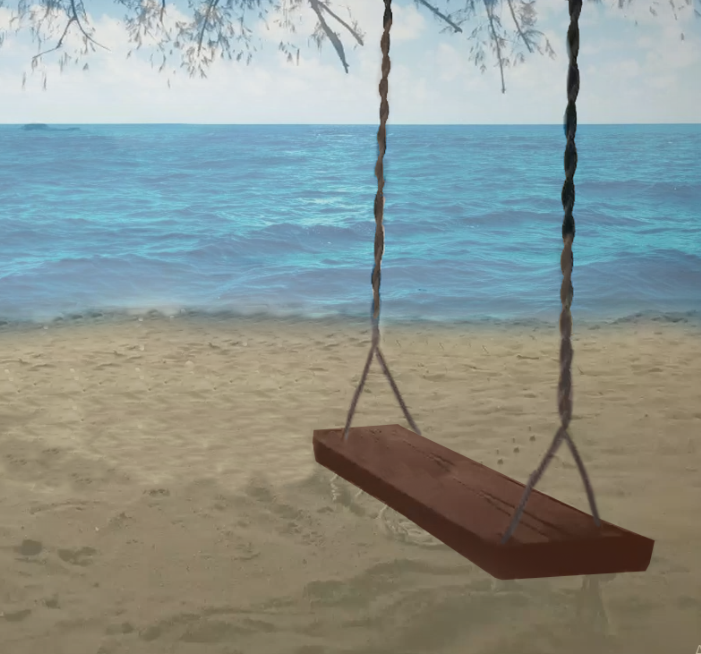
#> input picture Activity/Swing.png, 701 x 654 px
$ python Activity_1-3.py
#> lines starting #> are read from the running program, lines starting #| are printed output that depends on the picture
import cv2 as cv
import numpy as np
import math
from matplotlib import pyplot as plt

img_8 = cv.imread('Swing.png', cv.IMREAD_GRAYSCALE)
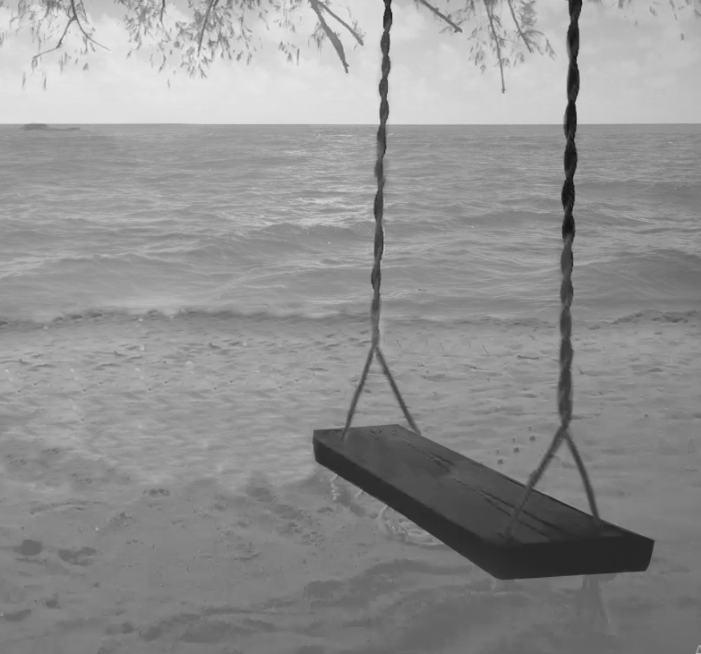
#> img_8: shape (654, 701); min 10, max 234, mean 145.4

img_h = img_8.shape[0]
#> img_h = 654
img_w = img_8.shape[1]
#> img_w = 701

img_4 = np.asarray([[0]*img_w]*img_h, np.uint8)

bit_depth = 4;
Qlevel = 2**bit_depth;

for h in range(img_h) :
    for w in range(img_w) :
        img_4[h][w] = math.floor(((float(img_8[h][w]))/(float(255))) * Qlevel)
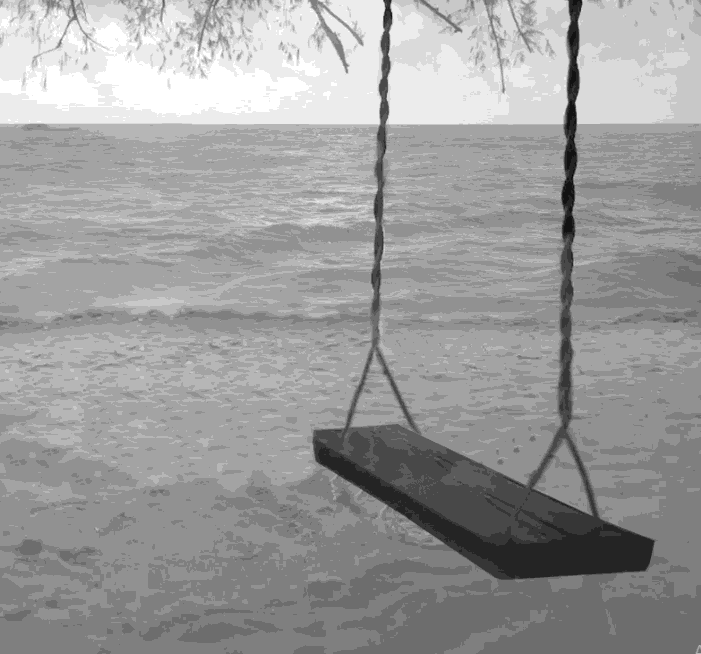
#> img_4: shape (654, 701); min 0, max 14, mean 8.61; drawn with min black and max white

plt.subplot(121),plt.imshow(img_8, cmap = 'gray')
plt.title('8')
plt.subplot(122),plt.imshow(img_4, cmap = 'gray')
plt.title('4')

plt.tight_layout()
plt.show()
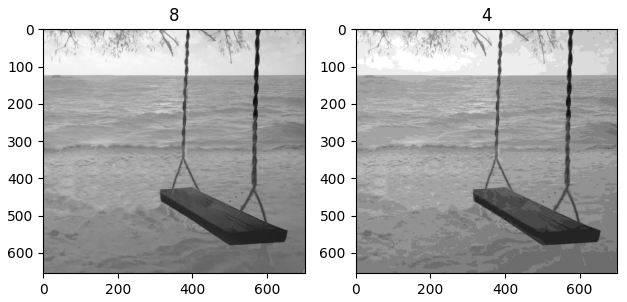
#> figure drawn by matplotlib, 2 panels

$ run again, with Activity/canyon.png copied over Activity/Swing.png
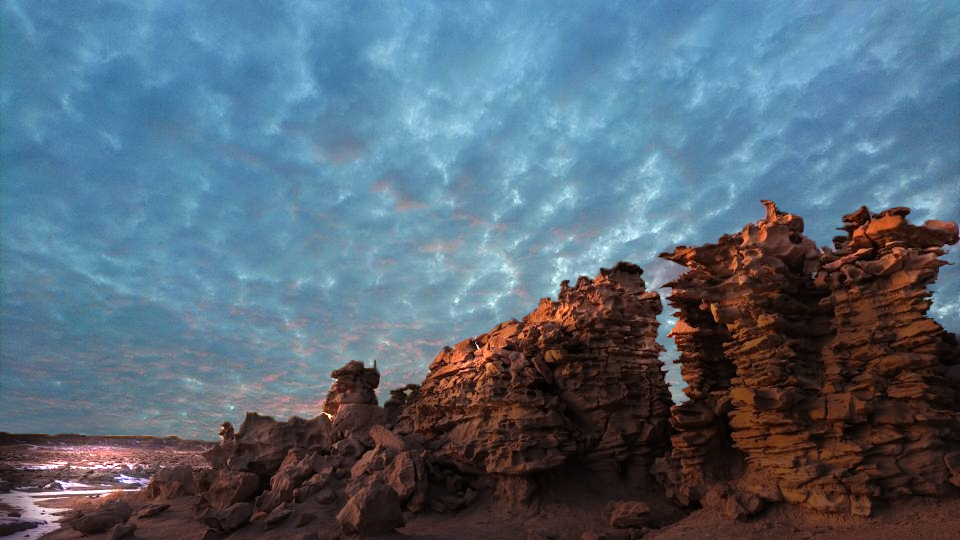
#> input picture Activity/canyon.png, 960 x 540 px
#> `img_8 = cv.imread('Swing.png', cv.IMREAD_GRAYSCALE)`:
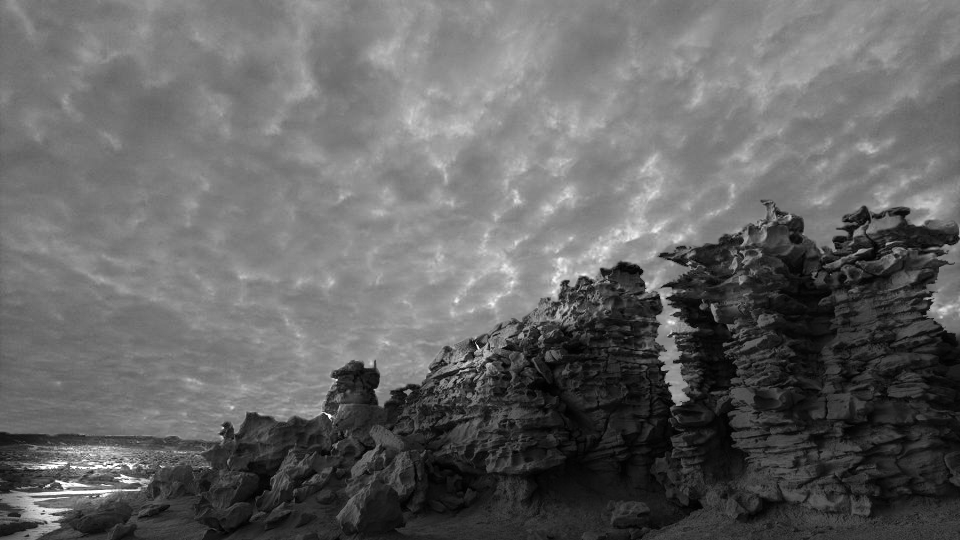
#> img_8: shape (540, 960); min 0, max 255, mean 100.3
#> `plt.show()`:
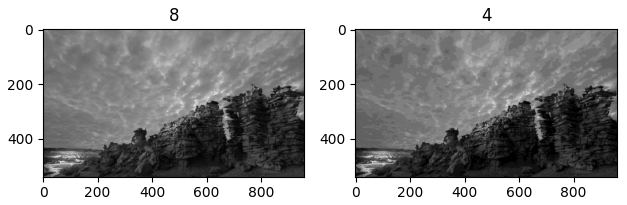
#> figure drawn by matplotlib, 2 panels

$ run again, with Activity/canyon_0.png copied over Activity/Swing.png
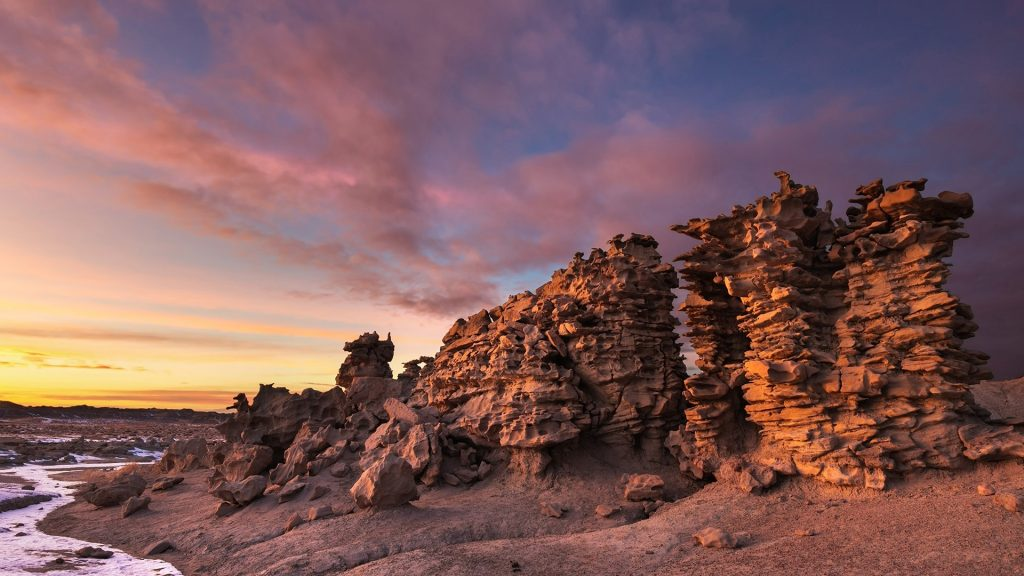
#> input picture Activity/canyon_0.png, 1024 x 576 px
#> `img_8 = cv.imread('Swing.png', cv.IMREAD_GRAYSCALE)`:
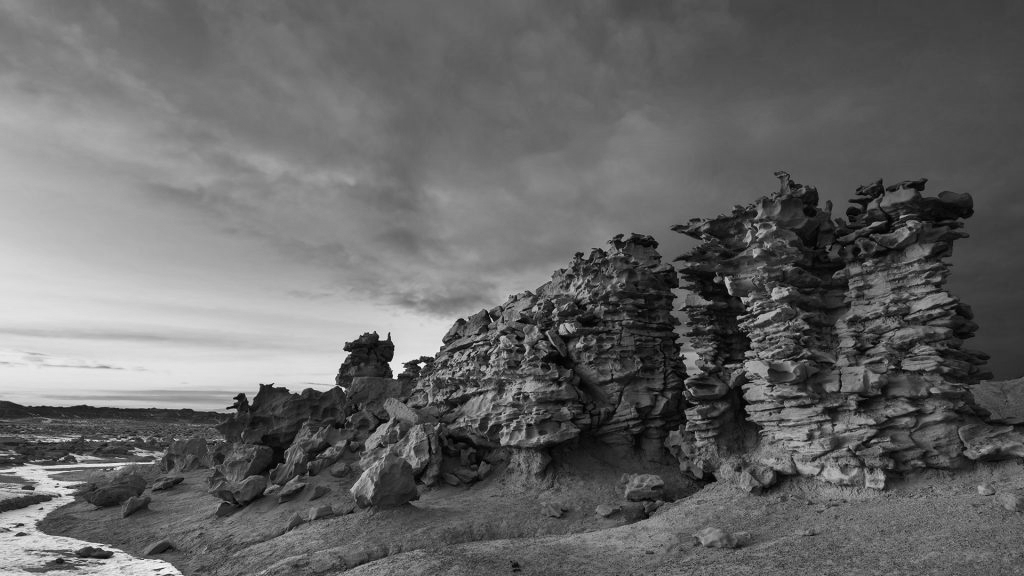
#> img_8: shape (576, 1024); min 0, max 250, mean 102.7
#> `plt.show()`:
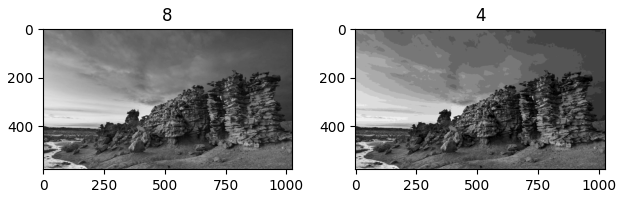
#> figure drawn by matplotlib, 2 panels

$ run again, with Activity/sea.png copied over Activity/Swing.png
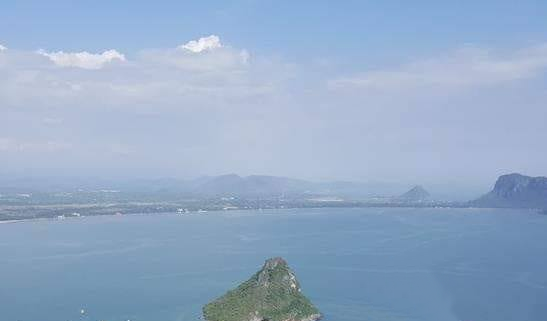
#> input picture Activity/sea.png, 547 x 321 px
#> after the loop `for h in range(img_h) :`:
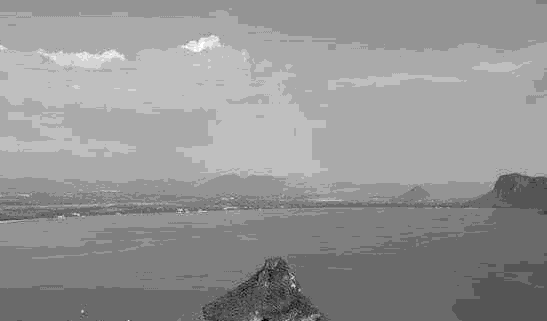
#> img_4: shape (321, 547); min 3, max 15, mean 10; drawn with min black and max white
#> `plt.show()`:
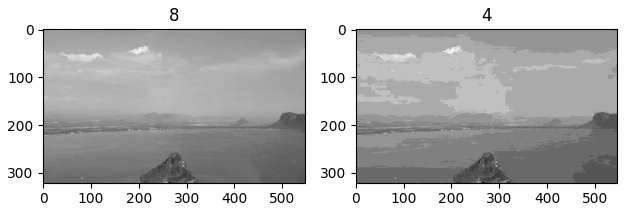
#> figure drawn by matplotlib, 2 panels
